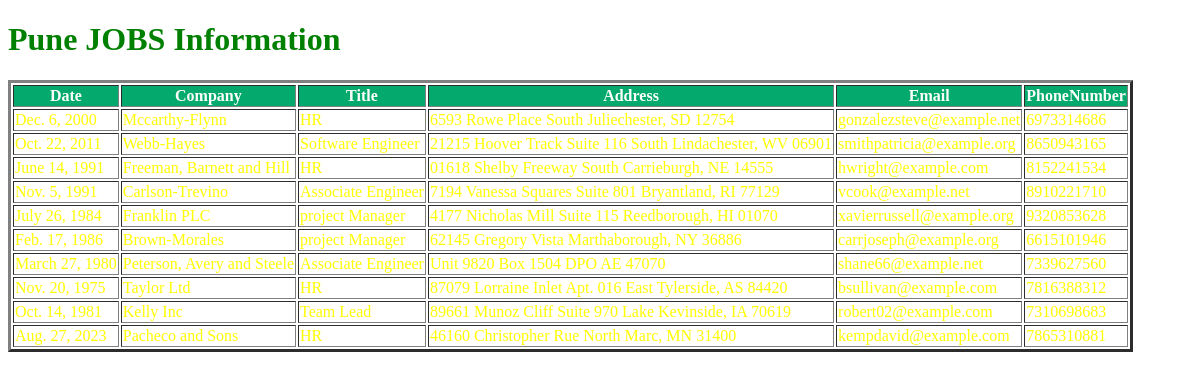
The app's page /punejobsinfo/ with its own data.
### testapp/models.py (models this page shows)
class PuneJobs(models.Model):
    date = models.DateField()
    company = models.CharField(max_length=30)
    title = models.CharField(max_length=30)
    address = models.TextField()
    email = models.EmailField()
    phonenumber = models.BigIntegerField()

### testapp/views.py (the view)
# urls.py: path('punejobsinfo/',views.punejobs_view)
def punejobs_view(request):
    jobs_list = PuneJobs.objects.all()
    my_dict = {'jobs_list':jobs_list}
    return render(request,'testapp/punejobs.html',my_dict)

### templates/testapp/punejobs.html (shortened to what this page needs)
<!doctype html>
{% load static %}
<html lang="en">
<head>
    <link rel="stylesheet" href="{% static 'css/jobs1.css' %}">
</head>
<body>
     <h1 id="hi"> Pune  JOBS Information</h1>
     {% if jobs_list %}
     <table border="3">
         <thead>
            <th>Date</th>
            <th>Company</th>
            <th>Title</th>
            <th>Address</th>
            <th>Email</th>
            <th>PhoneNumber</th>
         </thead>
         {% for job in jobs_list %}
         <tr>
             <td>{{job.date}}</td>
             <td>{{job.company}}</td>
             <td>{{job.title}}</td>
             <td>{{job.address}}</td>
             <td>{{job.email}}</td>
             <td>{{job.phonenumber}}</td>
         </tr>
         {% endfor %}
     </table>
     {% else %}
     <p>NO JOBS IN Pune.........</p>
     {% endif %}
</body>
</html>

### static/css/jobs1.css (style rules this page uses)
table { color:yellow; text-color:green; }
h1 { color:green; }
th { background-color:#04AA6D; color:white; }

### records on screen
PuneJobs: date "Dec. 6, 2000", company "Mccarthy-Flynn", title "HR", address "6593 Rowe Place South Juliechester, SD 12754", email "gonzalezsteve@example.net", phonenumber "6973314686"
PuneJobs: date "Oct. 22, 2011", company "Webb-Hayes", title "Software Engineer", address "21215 Hoover Track Suite 116 South Lindachester, WV 06901", email "smithpatricia@example.org", phonenumber "8650943165"
PuneJobs: date "June 14, 1991", company "Freeman, Barnett and Hill", title "HR", address "01618 Shelby Freeway South Carrieburgh, NE 14555", email "hwright@example.com", phonenumber "8152241534"
PuneJobs: date "Nov. 5, 1991", company "Carlson-Trevino", title "Associate Engineer", address "7194 Vanessa Squares Suite 801 Bryantland, RI 77129", email "vcook@example.net", phonenumber "8910221710"
PuneJobs: date "July 26, 1984", company "Franklin PLC", title "project Manager", address "4177 Nicholas Mill Suite 115 Reedborough, HI 01070", email "xavierrussell@example.org", phonenumber "9320853628"
PuneJobs: date "Feb. 17, 1986", company "Brown-Morales", title "project Manager", address "62145 Gregory Vista Marthaborough, NY 36886", email "carrjoseph@example.org", phonenumber "6615101946"
PuneJobs: date "March 27, 1980", company "Peterson, Avery and Steele", title "Associate Engineer", address "Unit 9820 Box 1504 DPO AE 47070", email "shane66@example.net", phonenumber "7339627560"
PuneJobs: date "Nov. 20, 1975", company "Taylor Ltd", title "HR", address "87079 Lorraine Inlet Apt. 016 East Tylerside, AS 84420", email "bsullivan@example.com", phonenumber "7816388312"
PuneJobs: date "Oct. 14, 1981", company "Kelly Inc", title "Team Lead", address "89661 Munoz Cliff Suite 970 Lake Kevinside, IA 70619", email "robert02@example.com", phonenumber "7310698683"
PuneJobs: date "Aug. 27, 2023", company "Pacheco and Sons", title "HR", address "46160 Christopher Rue North Marc, MN 31400", email "kempdavid@example.com", phonenumber "7865310881"
